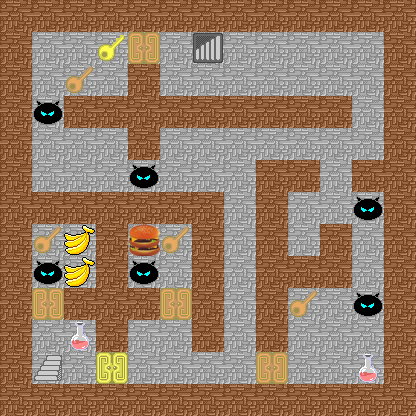

This game map was drawn from its Tiled (.tmx) file and the tilesets committed beside it. A one-line description and the trimmed map source follow:
An orthogonal 13x13 tile map with 32x32 px tiles, 12 tile layers (Background, Wall, OrangeLock, OrangeKey, ...), 8 tilesets and 5 objects (Downstair, HeroEnter, Upstair, HeroExit, Sword).

<map version="1.0" orientation="orthogonal" renderorder="right-down" width="13" height="13" tilewidth="32" tileheight="32">
 <tileset firstgid="1" name="Wall" tilewidth="32" tileheight="32">
  <image source="魔塔吧优质标准化大素材库/Characters/Event01-Wall01.png" width="128" height="128" />
 </tileset>
 <tileset firstgid="17" name="Monster" tilewidth="32" tileheight="32">
  <image source="魔塔吧优质标准化大素材库/Battlers/Monster01-12_3_1.png" width="32" height="32" />
 </tileset>
 <tileset firstgid="18" name="Downstair" tilewidth="32" tileheight="32">
  <image source="魔塔吧优质标准化大素材库/Icons/Downstair.png" width="32" height="32" />
 </tileset>
 <tileset firstgid="19" name="Upstair" tilewidth="32" tileheight="32">
  <image source="魔塔吧优质标准化大素材库/Icons/Upstair.png" width="32" height="32" />
 </tileset>
 <tileset firstgid="20" name="RedBottles" tilewidth="32" tileheight="32">
  <image source="魔塔吧优质标准化大素材库/Icons/Item01-02_1_1.png" width="32" height="32" />
 </tileset>
 <tileset firstgid="21" name="Banana" tilewidth="32" tileheight="32">
  <image source="魔塔吧优质标准化大素材库/Icons/Item01-06_4_1.png" width="32" height="32" />
 </tileset>
 <tileset firstgid="22" name="Hambuger" tilewidth="32" tileheight="32">
  <image source="魔塔吧优质标准化大素材库/Icons/Item03-06_3_4.png" width="32" height="32" />
 </tileset>
 <tileset firstgid="23" name="Key" tilewidth="32" tileheight="32">
  <image source="魔塔吧优质标准化大素材库/Characters/Event01-Door07.png" width="128" height="128" />
 </tileset>
 <layer name="Background" width="13" height="13">
  <data>[169 cells, 169 non-empty, 1 distinct tile ids]</data>
 </layer>
 <layer name="Wall" width="13" height="13">
  <data>[169 cells, 86 non-empty, 1 distinct tile ids]</data>
 </layer>
 <layer name="OrangeLock" width="13" height="13">
  <data>[169 cells, 4 non-empty, 1 distinct tile ids]</data>
 </layer>
 <layer name="OrangeKey" width="13" height="13">
  <data>[169 cells, 4 non-empty, 1 distinct tile ids]</data>
 </layer>
 <layer name="YellowLock" width="13" height="13">
  <data>[169 cells, 1 non-empty, 1 distinct tile ids]</data>
 </layer>
 <layer name="Monster" width="13" height="13">
  <data>[169 cells, 6 non-empty, 1 distinct tile ids]</data>
 </layer>
 <layer name="RedBottles" width="13" height="13">
  <data>[169 cells, 2 non-empty, 1 distinct tile ids]</data>
 </layer>
 <layer name="Banana" width="13" height="13">
  <data>[169 cells, 2 non-empty, 1 distinct tile ids]</data>
 </layer>
 <layer name="Hamburger" width="13" height="13">
  <data>[169 cells, 1 non-empty, 1 distinct tile ids]</data>
 </layer>
 <layer name="Upstair" width="13" height="13">
  <data>[169 cells, 1 non-empty, 1 distinct tile ids]</data>
 </layer>
 <layer name="Downstair" width="13" height="13">
  <data>[169 cells, 1 non-empty, 1 distinct tile ids]</data>
 </layer>
 <objectgroup name="Object">
  <object name="Downstair" x="208" y="48" />
  <object name="HeroEnter" x="208" y="80" />
  <object name="Upstair" x="48" y="368" />
  <object name="HeroExit" x="80" y="368" />
  <object name="Sword" x="336" y="336">
   <properties>
    <property name="ATK" value="100" />
    <property name="Address" value="SpitFire.png" />
    <property name="DEF" value="0" />
   </properties>
  </object>
 </objectgroup>
 <layer name="YellowKey" width="13" height="13">
  <data>[169 cells, 1 non-empty, 1 distinct tile ids]</data>
 </layer>
</map>
